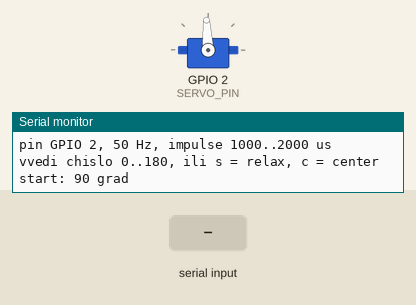
Recording of a sketch running on a simulated ESP32. Parts: servo, the last lines printed to the serial monitor. The inputs (shaded band) are chosen by the test bench. Servo pulses on a pin are drawn as a servo (544–2400 µs = 0–180°).

Above: at 1.5 s.
1.6 s: "30,150\n" received over Serial
At 2.6 s:
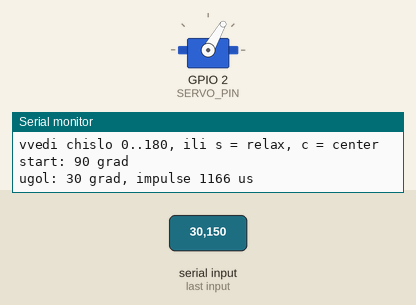
3.1 s: "0\n" received over Serial
At 3.7 s:
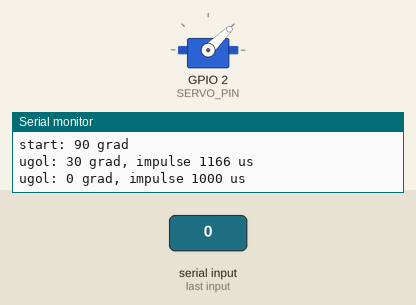
4.6 s: "90,45\n" received over Serial
At 4.9 s:
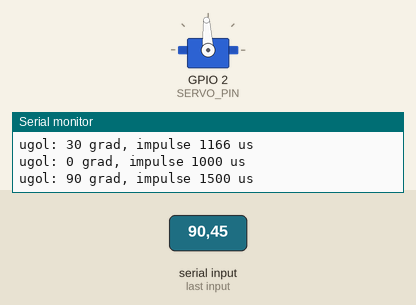
Timing chart, 0 to 7.6 s (numbered marks = the images above; inputs shaded):
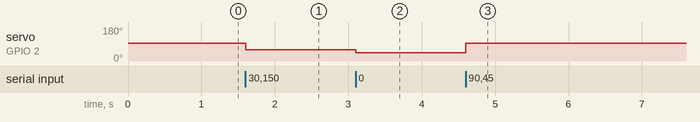

The sketch:

15_servo_check.ino
```cpp
/*
 * 15_servo_check - проверка ОДНОГО серво через Serial Monitor.
 *
 * Зачем: если серво воет и не двигается, надо разделить причины -
 * питание, земля, сигнал или механический упор. Этот скетч крутит
 * ровно одно серво, чтобы ток тянуло только оно.
 *
 * ПОДКЛЮЧЕНИЕ (одно серво, второе отключить совсем)
 *   коричневый / чёрный  -> GND (общая земля с платой, обязательно)
 *   красный              -> 5 В (выход +5V на плате драйвера, НЕ 3.3V)
 *   оранжевый / жёлтый   -> GPIO 2
 *
 * ПЕРЕД ПЕРВЫМ ЗАПУСКОМ снять качалку (белый рычаг) с вала серво,
 * чтобы она ни во что не упиралась.
 *
 * РАБОТА
 *   Serial Monitor, 115200, строка "Newline".
 *   Печатаешь число 0..180 и Enter - серво едет на этот угол.
 *   "s" + Enter - снять сигнал, серво расслабляется (можно крутить рукой).
 *   "c" + Enter - в центр (90).
 *
 * КАК ИСКАТЬ ПРЕДЕЛЫ
 *   Начать с 90. Потом 100, 110, 120... шагами по 10.
 *   Как только серво уперлось и завыло - сразу "s", и предел = предыдущее
 *   число минус 5. То же в другую сторону: 80, 70, 60...
 *   Найденные числа вписать в 14_show_routine (PAN_MIN/PAN_MAX и т.д.).
 */

#define SERVO_PIN  2
#define SERVO_CH   6
#define SERVO_FREQ 50
#define SERVO_RES  16

// Импульс для 0 и 180 градусов. Начинаем с безопасного 1000-2000.
#define PULSE_MIN_US 1000
#define PULSE_MAX_US 2000

#if ESP_ARDUINO_VERSION_MAJOR >= 3
  #define PWM_SETUP(pin, ch, freq, res)  ledcAttach(pin, freq, res)
  #define PWM_WRITE(pin, ch, duty)       ledcWrite(pin, duty)
#else
  #define PWM_SETUP(pin, ch, freq, res)  do { ledcSetup(ch, freq, res); \
                                              ledcAttachPin(pin, ch); } while (0)
  #define PWM_WRITE(pin, ch, duty)       ledcWrite(ch, duty)
#endif

static uint32_t angleToDuty(int deg) {
  if (deg < 0)   deg = 0;
  if (deg > 180) deg = 180;
  uint32_t us = PULSE_MIN_US + (uint32_t)deg * (PULSE_MAX_US - PULSE_MIN_US) / 180;
  return (us * 65536UL) / 20000UL;
}

static void servoTo(int deg) {
  PWM_WRITE(SERVO_PIN, SERVO_CH, angleToDuty(deg));
}

static void servoRelax() {
  PWM_WRITE(SERVO_PIN, SERVO_CH, 0);
}

void setup() {
  Serial.begin(115200);
  delay(300);
  Serial.println();
  Serial.println("=== 15_servo_check ===");
  Serial.printf("pin GPIO %d, %d Hz, impulse %d..%d us\n",
                SERVO_PIN, SERVO_FREQ, PULSE_MIN_US, PULSE_MAX_US);
  Serial.println("vvedi chislo 0..180, ili s = relax, c = center");

  PWM_SETUP(SERVO_PIN, SERVO_CH, SERVO_FREQ, SERVO_RES);
  servoTo(90);
  Serial.println("start: 90 grad");
}

void loop() {
  if (!Serial.available()) return;

  String line = Serial.readStringUntil('\n');
  line.trim();
  if (line.length() == 0) return;

  if (line == "s" || line == "S") {
    servoRelax();
    Serial.println("relax: signal snyat");
    return;
  }
  if (line == "c" || line == "C") {
    servoTo(90);
    Serial.println("center: 90 grad");
    return;
  }

  int deg = line.toInt();
  if (deg < 0 || deg > 180) {
    Serial.printf("ne ponyal '%s'. Nuzhno 0..180, ili s, ili c\n", line.c_str());
    return;
  }
  servoTo(deg);
  Serial.printf("ugol: %d grad, impulse %lu us\n",
                deg, (unsigned long)(PULSE_MIN_US + (uint32_t)deg *
                (PULSE_MAX_US - PULSE_MIN_US) / 180));
}
```

Measured:
- after the input at 1.6 s, servo on GPIO 2 (SERVO_PIN): 93° → 60° at once
- after the input at 3.1 s, servo on GPIO 2 (SERVO_PIN): 60° → 44° at once
- after the input at 4.6 s, servo on GPIO 2 (SERVO_PIN): 44° → 93° at once
